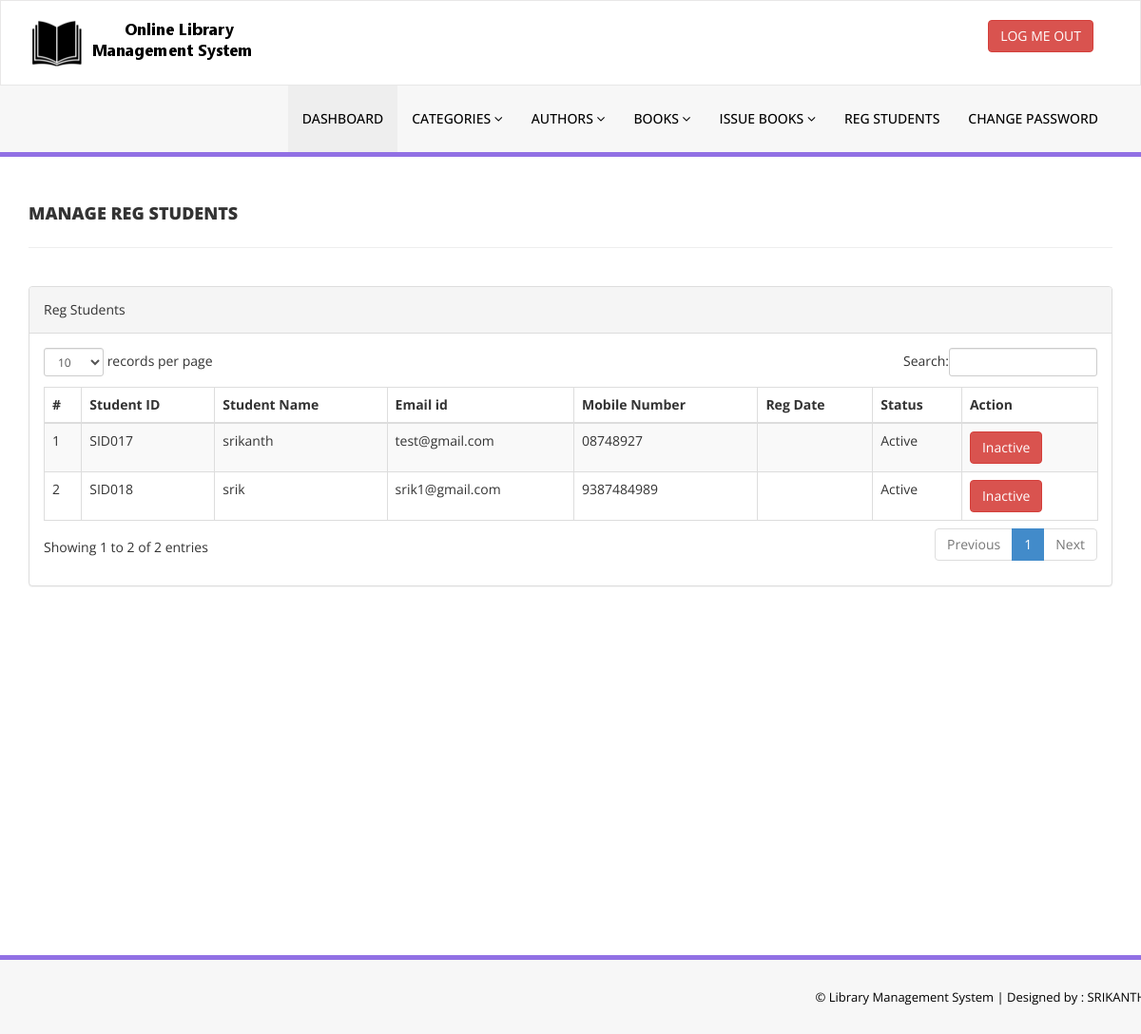
The page /library/admin/reg-students.php (signed in) on the database its author committed.
### tables this page shows
CREATE TABLE `tblstudents` (
  `Id` int(11) NOT NULL,
  `StudentId` varchar(10) DEFAULT NULL,
  `FullName` varchar(120) DEFAULT NULL,
  `EmailId` varchar(120) DEFAULT NULL,
  `MobileNumber` varchar(11) DEFAULT NULL,
  `Password` varchar(300) DEFAULT NULL,
  `Status` int(11) DEFAULT NULL,
  `RegDate` datetime DEFAULT NULL,
  `UpdationDate` datetime DEFAULT NULL
);

### library/admin/reg-students.php (the view, shortened to what this page needs)
<?php
include('../includes/config.php');
if(strlen($_SESSION['alogin'])==0)
    {
header('location:index.php');
}
else{
    ?>
<!DOCTYPE html>
<html xmlns="http://www.w3.org/1999/xhtml">
<head>
    <link href="assets/css/bootstrap.css" rel="stylesheet" />
    <link href="assets/css/font-awesome.css" rel="stylesheet" />
    <link href="assets/js/dataTables/dataTables.bootstrap.css" rel="stylesheet" />
    <link href="assets/css/style.css" rel="stylesheet" />
</head>
<body>
<?php include('includes/header.php');?>
    <div class="content-wrapper">
         <div class="container">
        <div class="row pad-botm">
            <div class="col-md-12">
                <h4 class="header-line">Manage Reg Students</h4>
    </div>
        </div>
            <div class="row">
                <div class="col-md-12">
                    <div class="panel panel-default">
                        <div class="panel-heading">
                          Reg Students
                        </div>
                        <div class="panel-body">
                            <div class="table-responsive">
                                <table class="table table-striped table-bordered table-hover" id="dataTables-example">
                                    <thead>
                                        <tr>
                                            <th>#</th>
                                            <th>Student ID</th>
                                            <th>Student Name</th>
                                            <th>Email id </th>
                                            <th>Mobile Number</th>
                                            <th>Reg Date</th>
                                            <th>Status</th>
                                            <th>Action</th>
                                        </tr>
                                    </thead>
                                    <tbody>
<?php $sql = "SELECT * from tblstudents";
$query =mysqli_query($dbh,$sql);
$cnt=1;
if(mysqli_num_rows($query) > 0)
{
while($result=mysqli_fetch_assoc($query))
{               ?>
                                        <tr class="odd gradeX">
                                            <td class="center"><?php echo htmlentities($cnt);?></td>
                                            <td class="center"><?php echo htmlentities($result['StudentId']);?></td>
                                            <td class="center"><?php echo htmlentities($result['FullName']);?></td>
                                            <td class="center"><?php echo htmlentities($result['EmailId']);?></td>
                                            <td class="center"><?php echo htmlentities($result['MobileNumber']);?></td>
                                             <td class="center"><?php echo htmlentities($result['RegDate']);?></td>
                                            <td class="center"><?php if($result['Status']==1)
                                            {
                                                echo htmlentities("Active");
                                            } else {
                                            echo htmlentities("Blocked");
}
                                            ?></td>
                                            <td class="center">
<?php if($result['Status']==1)
 {?>
<a href="reg-students.php?inid=<?php echo htmlentities($result['id']);?>" onclick="return confirm('Are you sure you want to block this student?');"" >  <button class="btn btn-danger"> Inactive</button>
<?php } else {?>
                                            <a href="reg-students.php?id=<?php echo htmlentities($result['id']);?>" onclick="return confirm('Are you sure you want to active this student?');""><button class="btn btn-primary"> Active</button>
                                            <?php } ?>
                                            </td>
                                        </tr>
 <?php $cnt=$cnt+1;}} ?>
                                    </tbody>
                                </table>
                            </div>
                        </div>
                    </div>
                </div>
            </div>
    </div>
    </div>
  <?php include('includes/footer.php');?>
</body>
</html>
<?php } ?>

### library/admin/assets/css/style.css (style rules this page uses)
.content-wrapper { margin-top: 40px; min-height:800px; padding-bottom:90px; }
.header-line { font-weight:900; padding-bottom:25px; border-bottom:1px solid #eeeeee; text-transform:uppercase; }
.pad-botm { padding-bottom:30px; }

### rows shown on the page
tblstudents: StudentId "SID017", FullName "srikanth", EmailId "test@gmail.com", MobileNumber "08748927"
tblstudents: StudentId "SID018", FullName "srik", EmailId "srik1@gmail.com", MobileNumber "9387484989"
